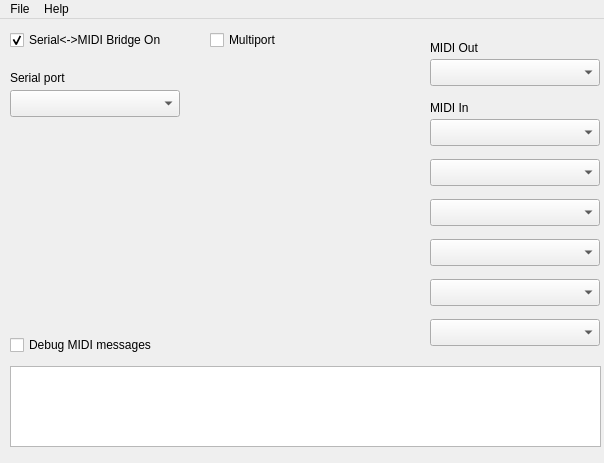
<?xml version="1.0" encoding="UTF-8"?>
<ui version="4.0">
 <class>MainWindow</class>
 <widget class="QMainWindow" name="MainWindow">
  <property name="geometry">
   <rect>
    <x>0</x>
    <y>0</y>
    <width>604</width>
    <height>463</height>
   </rect>
  </property>
  <property name="sizePolicy">
   <sizepolicy hsizetype="Fixed" vsizetype="Fixed">
    <horstretch>0</horstretch>
    <verstretch>0</verstretch>
   </sizepolicy>
  </property>
  <property name="windowTitle">
   <string>Hairless MIDI&lt;-&gt;Serial Bridge</string>
  </property>
  <widget class="QWidget" name="centralWidget">
   <widget class="QListWidget" name="lst_debug">
    <property name="geometry">
     <rect>
      <x>10</x>
      <y>347</y>
      <width>591</width>
      <height>81</height>
     </rect>
    </property>
    <property name="sizePolicy">
     <sizepolicy hsizetype="Expanding" vsizetype="Expanding">
      <horstretch>0</horstretch>
      <verstretch>1</verstretch>
     </sizepolicy>
    </property>
    <property name="autoScroll">
     <bool>true</bool>
    </property>
   </widget>
   <widget class="QLabel" name="label_4">
    <property name="geometry">
     <rect>
      <x>210</x>
      <y>30</y>
      <width>201</width>
      <height>91</height>
     </rect>
    </property>
    <property name="text">
     <string/>
    </property>
    <property name="pixmap">
     <pixmap resource="../../resources.qrc">:/images/images/arrows.png</pixmap>
    </property>
   </widget>
   <widget class="QLabel" name="label">
    <property name="geometry">
     <rect>
      <x>10</x>
      <y>50</y>
      <width>146</width>
      <height>17</height>
     </rect>
    </property>
    <property name="maximumSize">
     <size>
      <width>212</width>
      <height>16777215</height>
     </size>
    </property>
    <property name="text">
     <string>Serial port</string>
    </property>
   </widget>
   <widget class="QCheckBox" name="chk_on">
    <property name="geometry">
     <rect>
      <x>10</x>
      <y>10</y>
      <width>195</width>
      <height>22</height>
     </rect>
    </property>
    <property name="text">
     <string>Serial&lt;-&gt;MIDI Bridge On</string>
    </property>
    <property name="checked">
     <bool>true</bool>
    </property>
   </widget>
   <widget class="QCheckBox" name="chk_debug">
    <property name="geometry">
     <rect>
      <x>10</x>
      <y>315</y>
      <width>201</width>
      <height>22</height>
     </rect>
    </property>
    <property name="text">
     <string>Debug MIDI messages</string>
    </property>
   </widget>
   <widget class="QComboBox" name="cmbMidiIn1">
    <property name="geometry">
     <rect>
      <x>430</x>
      <y>100</y>
      <width>170</width>
      <height>27</height>
     </rect>
    </property>
   </widget>
   <widget class="QLabel" name="label_2">
    <property name="geometry">
     <rect>
      <x>430</x>
      <y>20</y>
      <width>175</width>
      <height>17</height>
     </rect>
    </property>
    <property name="maximumSize">
     <size>
      <width>212</width>
      <height>16777215</height>
     </size>
    </property>
    <property name="text">
     <string>MIDI Out</string>
    </property>
   </widget>
   <widget class="QLabel" name="label_3">
    <property name="geometry">
     <rect>
      <x>430</x>
      <y>80</y>
      <width>149</width>
      <height>17</height>
     </rect>
    </property>
    <property name="maximumSize">
     <size>
      <width>212</width>
      <height>16777215</height>
     </size>
    </property>
    <property name="text">
     <string>MIDI In</string>
    </property>
   </widget>
   <widget class="QComboBox" name="cmbMidiOut">
    <property name="geometry">
     <rect>
      <x>430</x>
      <y>40</y>
      <width>170</width>
      <height>27</height>
     </rect>
    </property>
   </widget>
   <widget class="QComboBox" name="cmbSerial">
    <property name="geometry">
     <rect>
      <x>10</x>
      <y>71</y>
      <width>170</width>
      <height>27</height>
     </rect>
    </property>
   </widget>
   <widget class="BlinkenLight" name="led_serial">
    <property name="geometry">
     <rect>
      <x>185</x>
      <y>77</y>
      <width>16</width>
      <height>16</height>
     </rect>
    </property>
    <property name="text">
     <string/>
    </property>
    <property name="pixmap">
     <pixmap resource="../../resources.qrc">:/images/images/led-off.png</pixmap>
    </property>
   </widget>
   <widget class="BlinkenLight" name="led_midiout">
    <property name="geometry">
     <rect>
      <x>410</x>
      <y>45</y>
      <width>16</width>
      <height>16</height>
     </rect>
    </property>
    <property name="text">
     <string/>
    </property>
    <property name="pixmap">
     <pixmap resource="../../resources.qrc">:/images/images/led-off.png</pixmap>
    </property>
   </widget>
   <widget class="BlinkenLight" name="led_midiin1">
    <property name="geometry">
     <rect>
      <x>410</x>
      <y>105</y>
      <width>16</width>
      <height>16</height>
     </rect>
    </property>
    <property name="text">
     <string/>
    </property>
    <property name="pixmap">
     <pixmap resource="../../resources.qrc">:/images/images/led-off.png</pixmap>
    </property>
   </widget>
   <widget class="QComboBox" name="cmbMidiIn2">
    <property name="geometry">
     <rect>
      <x>430</x>
      <y>140</y>
      <width>170</width>
      <height>27</height>
     </rect>
    </property>
   </widget>
   <widget class="BlinkenLight" name="led_midiin2">
    <property name="geometry">
     <rect>
      <x>410</x>
      <y>145</y>
      <width>16</width>
      <height>16</height>
     </rect>
    </property>
    <property name="text">
     <string/>
    </property>
    <property name="pixmap">
     <pixmap resource="../../resources.qrc">:/images/images/led-off.png</pixmap>
    </property>
   </widget>
   <widget class="QComboBox" name="cmbMidiIn3">
    <property name="geometry">
     <rect>
      <x>430</x>
      <y>180</y>
      <width>170</width>
      <height>27</height>
     </rect>
    </property>
   </widget>
   <widget class="BlinkenLight" name="led_midiin3">
    <property name="geometry">
     <rect>
      <x>410</x>
      <y>185</y>
      <width>16</width>
      <height>16</height>
     </rect>
    </property>
    <property name="text">
     <string/>
    </property>
    <property name="pixmap">
     <pixmap resource="../../resources.qrc">:/images/images/led-off.png</pixmap>
    </property>
   </widget>
   <widget class="QComboBox" name="cmbMidiIn4">
    <property name="geometry">
     <rect>
      <x>430</x>
      <y>220</y>
      <width>170</width>
      <height>27</height>
     </rect>
    </property>
   </widget>
   <widget class="QComboBox" name="cmbMidiIn5">
    <property name="geometry">
     <rect>
      <x>430</x>
      <y>260</y>
      <width>170</width>
      <height>27</height>
     </rect>
    </property>
   </widget>
   <widget class="QComboBox" name="cmbMidiIn6">
    <property name="geometry">
     <rect>
      <x>430</x>
      <y>300</y>
      <width>170</width>
      <height>27</height>
     </rect>
    </property>
   </widget>
   <widget class="BlinkenLight" name="led_midiin4">
    <property name="geometry">
     <rect>
      <x>410</x>
      <y>225</y>
      <width>16</width>
      <height>16</height>
     </rect>
    </property>
    <property name="text">
     <string/>
    </property>
    <property name="pixmap">
     <pixmap resource="../../resources.qrc">:/images/images/led-off.png</pixmap>
    </property>
   </widget>
   <widget class="BlinkenLight" name="led_midiin5">
    <property name="geometry">
     <rect>
      <x>410</x>
      <y>265</y>
      <width>16</width>
      <height>16</height>
     </rect>
    </property>
    <property name="text">
     <string/>
    </property>
    <property name="pixmap">
     <pixmap resource="../../resources.qrc">:/images/images/led-off.png</pixmap>
    </property>
   </widget>
   <widget class="BlinkenLight" name="led_midiin6">
    <property name="geometry">
     <rect>
      <x>410</x>
      <y>305</y>
      <width>16</width>
      <height>16</height>
     </rect>
    </property>
    <property name="text">
     <string/>
    </property>
    <property name="pixmap">
     <pixmap resource="../../resources.qrc">:/images/images/led-off.png</pixmap>
    </property>
   </widget>
   <widget class="QCheckBox" name="chk_multiport">
    <property name="geometry">
     <rect>
      <x>210</x>
      <y>10</y>
      <width>101</width>
      <height>22</height>
     </rect>
    </property>
    <property name="text">
     <string>Multiport</string>
    </property>
   </widget>
  </widget>
  <widget class="QMenuBar" name="menuBar">
   <property name="geometry">
    <rect>
     <x>0</x>
     <y>0</y>
     <width>604</width>
     <height>21</height>
    </rect>
   </property>
   <widget class="QMenu" name="menuFile">
    <property name="title">
     <string>File</string>
    </property>
    <addaction name="actionPreferences"/>
    <addaction name="separator"/>
    <addaction name="actionExit"/>
   </widget>
   <widget class="QMenu" name="menuHelp">
    <property name="title">
     <string>Help</string>
    </property>
    <addaction name="actionAbout"/>
   </widget>
   <addaction name="menuFile"/>
   <addaction name="menuHelp"/>
  </widget>
  <action name="actionExit">
   <property name="text">
    <string>Exit</string>
   </property>
   <property name="shortcut">
    <string>Ctrl+Q</string>
   </property>
  </action>
  <action name="actionAbout">
   <property name="text">
    <string>About Hairless MIDI&lt;-&gt;Serial Bridge...</string>
   </property>
  </action>
  <action name="actionPreferences">
   <property name="text">
    <string>Preferences...</string>
   </property>
  </action>
 </widget>
 <layoutdefault spacing="6" margin="11"/>
 <customwidgets>
  <customwidget>
   <class>BlinkenLight</class>
   <extends>QLabel</extends>
   <header>src/BlinkenLight.h</header>
  </customwidget>
 </customwidgets>
 <tabstops>
  <tabstop>chk_on</tabstop>
  <tabstop>chk_multiport</tabstop>
  <tabstop>cmbSerial</tabstop>
  <tabstop>cmbMidiOut</tabstop>
  <tabstop>cmbMidiIn1</tabstop>
  <tabstop>cmbMidiIn2</tabstop>
  <tabstop>cmbMidiIn3</tabstop>
  <tabstop>cmbMidiIn4</tabstop>
  <tabstop>cmbMidiIn5</tabstop>
  <tabstop>cmbMidiIn6</tabstop>
  <tabstop>chk_debug</tabstop>
  <tabstop>lst_debug</tabstop>
 </tabstops>
 <resources>
  <include location="../../resources.qrc"/>
 </resources>
 <connections/>
</ui>
